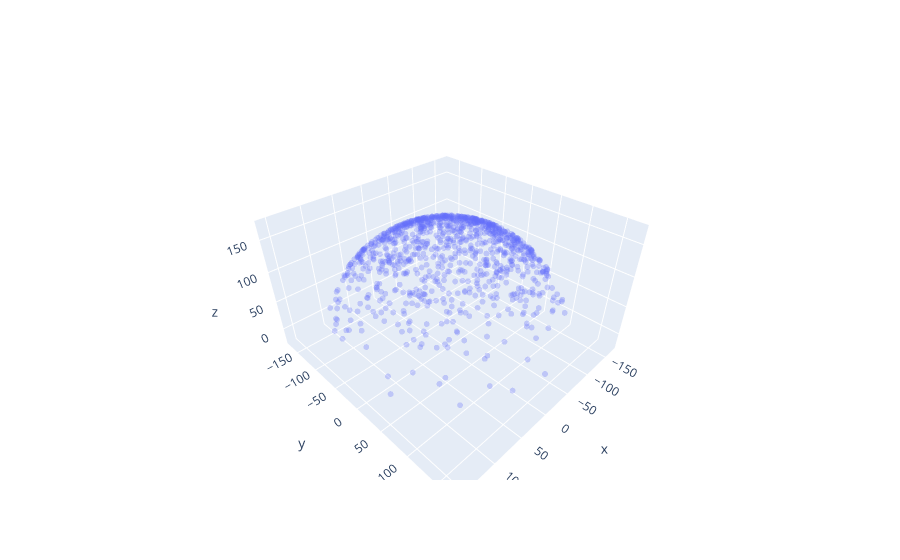

The notebook cell this image was saved under:
### Code cell
import plotly.graph_objects as go
import numpy as np

# Helix equation
t = np.linspace(0, 10, 50)
x, y, z = np.cos(t), np.sin(t), t

fig = go.Figure(data=[go.Scatter3d(x=r_vec_stat_avail[0,0:1000],
            y=r_vec_stat_avail[1,0:1000],z=r_vec_stat_avail[2,0:1000],
            mode='markers',opacity=0.3,
            marker=dict(size=2))])

fig.show()

### Figure 1 — Plotly figure (JSON) as saved in the notebook; plotly's stock layout.template omitted (floating-point values rounded to 4 significant figures; data arrays with more than 128 entries replaced by an {"elided": "..."} marker saying what was removed)
{"data": [{"marker": {"size": 2}, "mode": "markers", "opacity": 0.3, "type": "scatter3d", "x": {"elided": "1000 float values"}, "y": {"elided": "1000 float values"}, "z": {"elided": "1000 float values"}}], "layout": {}}
